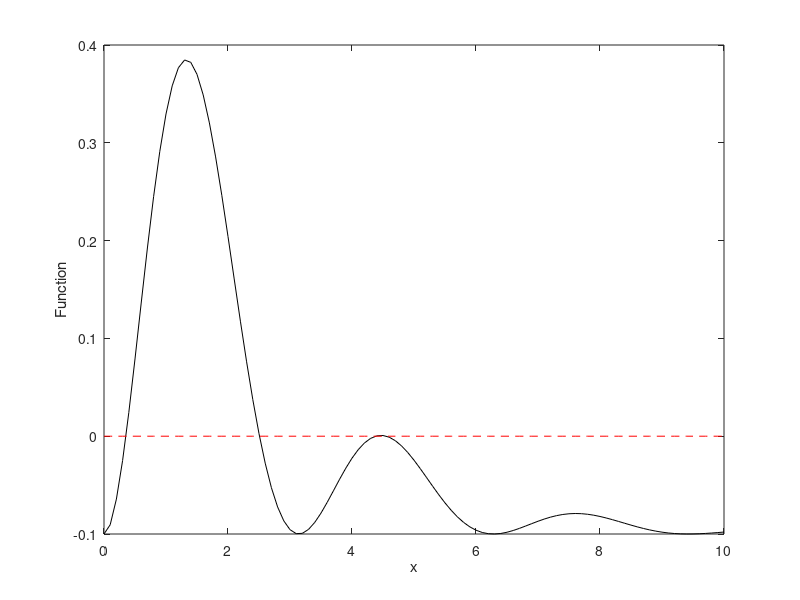

The MATLAB source for this figure:

%Solve equation f(x)=((sin x)^2)*exp(-x/2)-0.1=0, (x>=0)

%Domain
x=0:0.1:10;

%Function to solve
y=((sin(x)).^2).*exp(-x/2)-0.1;

%X-axis
y0=zeros(1,length(x));

%Plotting function f(x)
plot(x,y,'-k',x,y0,'--r')

%Naming the axis
xlabel('x')
ylabel('Function')

pause

%Inputing nearest roots

user_input=input('Value of Roots(insert in matrix form):');

%Solving function
fsolve(@(x) ((sin(x)).^2).*exp(-x/2)-0.1,user_input)